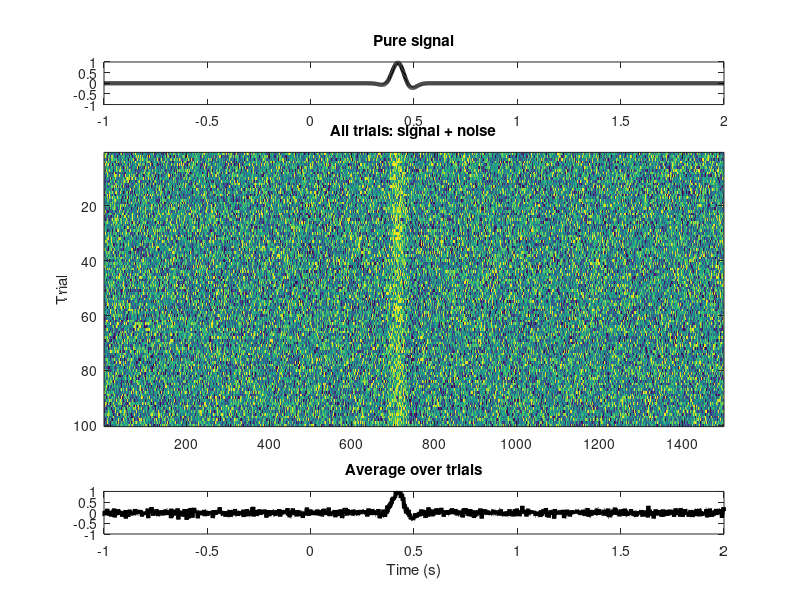

Write the MATLAB code that produced this figure. (Note: this script raises an error after producing the figure.)
%% %%%%%%%%%%%%%%%%%%%%%%%%%%%%%%%%%%%%%%%%%%%%%%%%%%%%%%%%%%%%%%%%%%%%%%%%%%%
%% %%%%%%%%%%%%%%%%%%% Time-domain analyses %%%%%%%%%%%%%%%%%%%%%%%%%%%%%%%%%%
%% %%%%%%%%%%%%%%%%%%%%%%%%%%%%%%%%%%%%%%%%%%%%%%%%%%%%%%%%%%%%%%%%%%%%%%%%%%%


%% The theory of an ERP via simulation

% simulation details
srate   = 500; %sampling rate
time    = -1:1/srate:2; %time vector
ntrials = 100; 
sfreq   =   4.8; % sine wave frequency in Hz
gpeakt  = .43; % peak time of the frequency
gwidth  =  0.1; % gaussian width in seconds. 
% increase = lower time resolution higher freq resolution
noiseamp = 1; % noise standard deviation



% create signal
swave  = cos(2*pi*sfreq*time); % sine wave -> plot(swave)
gausw  = exp( -4*log(2)*(time-gpeakt).^2 / gwidth^2 ); % gaussian dist -> plot(gausw)
signal = swave .* gausw; %taper sine with a gaussian

% create data and multiple channels plus noise
data = repmat(signal,ntrials,1); % similar to for loop we use in chap2.
data = data + noiseamp * randn(ntrials,length(time));
% data + noise standart dev * noise

figure(1), clf
subplot(511)
plot(time,signal,'k','linew',3)
set(gca,'ylim',[-1 1])
title('Pure signal')

subplot(5,1,2:4)
imagesc(data)
set(gca,'clim',[-1 1]*noiseamp*2)
ylabel('Trial')
title('All trials: signal + noise')

subplot(515)
plot(time,mean(data),'k','linew',3)
xlabel('Time (s)')
set(gca,'ylim',[-1 1])
title('Average over trials')

%% Plotting time domain features
clear 
load('v1_laminar.mat')
% pick a channel to plot
chan2plot = 7;

figure(2), clf
subplot(311), hold on

% plot ERP from selected channel (in one line of code!)
plot(timevec, mean(csd(chan2plot,:,:),3),'b','linew',2)
set(gca,'xlim',[-.1 1.3])
title([ 'ERP from channel ' num2str(chan2plot) ])
plot([0 0],get(gca,'ylim'),'k--')
plot([0 0]+.5,get(gca,'ylim'),'k--')
plot(get(gca,'xlim'),[0 0],'k--') 
ylabel('Voltage (\muV)')


% now plot all trials from this channel
subplot(3,1,2:3)
imagesc(timevec,[],squeeze(csd(chan2plot,:,:))')
set(gca,'clim',[-1 1]*1e3,'xlim',[-.1 1.3])
xlabel('Time (s)')
ylabel('Trials')
hold on
plot([0 0],get(gca,'ylim'),'k--','linew',3)
plot([0 0]+.5,get(gca,'ylim'),'k--','linew',3)

% data for all channels

figure(3), clf

% make an image of the ERPs from all channels
contourf(timevec,1:16,squeeze(mean(csd,3)), 40, 'linecolor', 'none')
set(gca,'xlim',[-.1 1.3],'ydir','reverse')
title('Time-by-depth plot')
xlabel('Time (s)'), ylabel('Channel')
hold on
plot([0 0],get(gca,'ylim'),'k--','linew',3)
plot([0 0]+.5,get(gca,'ylim'),'k--','linew',3)

%% Filtering
% reduce data for convenience
data = double(squeeze( csd(7,:,:) ));

% cutoff frequency for low-pass filter
lowcut = 20; % in Hz

%% create and inspect the filter kernel

% filter order
filtord = round( 18 * (lowcut*1000/srate) ); 
% integer multiplied by the number of time points
% 18 is usually appropriate. higher -> better freq resolution but loosing
% time specifity. higher are resulting almost longer kernels than 
% the actual data.

% create filter
filtkern = fir1(filtord,lowcut/(srate/2),'low');

% inspect the filter kernel
% time domain
figure(1), clf
subplot(211)
plot((0:length(filtkern)-1)/srate,filtkern,'k','linew',2)
xlabel('Time (s)')
title('Time domain')

% frequency domain
subplot(212)
hz = linspace(0,srate,length(filtkern));
plot(hz,abs(fft(filtkern)).^2,'ks-','linew',2)
set(gca,'xlim',[0 lowcut*3])
xlabel('Frequency (Hz)'), ylabel('Gain')
title('Frequency domain')

%% Filtering methods
% all methods creates the almost the same output
% option 1: filter the ERP

% extract ERP
erp1 = mean(data,2);

% apply filter
erp1 = filtfilt(filtkern,1,erp1);
% filfilt() is the matlab function that applies the filtering method
% option 2: filter the single trials

erp2 = zeros(size(timevec));

for triali=1:size(data,2)
    erp2 = erp2 + filtfilt(filtkern,1,data(:,triali));
end

% complete the averaging
erp2 = erp2/triali;

% option 3: concatenate

% make one long trial
supertrial = reshape(data,1,[]);

% apply filter
supertrial = filtfilt(filtkern,1,supertrial);

% reshape back and take average
erp3 = reshape(supertrial,size(data));
erp3 = mean(erp3,2);

% plotting the before and after filters
figure(2), clf, hold on

c = 'brk';
s = 'so^';

for i=1:3
    eval([ 'plot(timevec,erp' num2str(i) ',[c(i) s(i) ''-'' ],''linew'',2)' ])
end

xlabel('Time (s)'), ylabel('Voltage (\muV)')
legend({'filter ERP';'filter trials';'filter concat'})

%% Average reference
clear
load('sampleEEGdata.mat');

% initialize new data matrices
[EEG.cardata1,EEG.cardata2] = deal( zeros(size(EEG.data)) );
% deal is helpful to initial multiple variables

% via a double-loop

for triali=1:EEG.trials
    for ti=1:EEG.pnts
        
        % new channel vector is itself minus average over channels
        EEG.cardata1(:,ti,triali) = EEG.data(:,ti,triali) - mean(EEG.data(:,ti,triali));
    end
end

% via bsxfun
% same method but different function
EEG.cardata2 = bsxfun(@minus,EEG.data,mean(EEG.data,1));
% first input: opearation
% second and third input: applying that function on those two data
% compare them 

chan2plot = 'poz';


% convert channel label to index
chanidx = strcmpi({EEG.chanlocs.labels},chan2plot);

figure(1), clf, hold on
h(1) = plot(EEG.times,mean(EEG.data(chanidx,:,:),3),'r');
h(2) = plot(EEG.times,mean(EEG.cardata1(chanidx,:,:),3),'k');
h(3) = plot(EEG.times,mean(EEG.cardata2(chanidx,:,:),3),'b');
% different references should be look the similar. this is the case here.
legend({'Earlobe';'Average (loop)';'Average (bsxfun)'})

% adjust line widths and markers
set(h,'linewidth',2)
set(h(2),'marker','s')

% adjust general plot settings
set(gca,'xlim',[-300 1200])
xlabel('Time (ms)'), ylabel('Voltage (\muV)')

%% Butterfly plot and topo-variance time series
clear
load('sampleEEGdata.mat')

figure(1), clf

% make a butterfly plot
subplot(311)
plot(EEG.times,squeeze(mean(EEG.data,3)),'linew',2)
set(gca,'xlim',[-500 1300])
title('Butterfly plot')
xlabel('Time (s)'), ylabel('Voltage (\muV)')
grid on
title('Earlobe reference')


% compute the average reference

% the fancy way...
data = bsxfun(@minus,EEG.data,mean(EEG.data,1));


subplot(312)
plot(EEG.times,squeeze(mean(data,3)),'linew',2)
set(gca,'xlim',[-500 1300])
title('Butterfly plot')
xlabel('Time (s)'), ylabel('Voltage (\muV)')
grid on
title('Average reference')


% compute the variance time series
% idea behind the plotting varience is being able to show the
% data with only single lines.

% variance for both earlobe and average reference
var_ts_ER = var( mean(EEG.data,3) );
var_ts_AR = var( mean(data,3) );

subplot(313), hold on
plot(EEG.times,var_ts_ER,'rs-','linew',2)
plot(EEG.times,var_ts_AR,'k-','linew',2)

set(gca,'xlim',[-500 1300])
xlabel('Time (s)'), ylabel('Voltage (\muV)')
grid on
title('Topographical variance time series')

%% Topography time series
clear
load('sampleEEGdata.mat')

% time points for topographies
times2plot = -200:50:800; % in ms

% convert to indices
tidx = zeros(size(times2plot));
for i=1:length(tidx)
    [~,tidx(i)] = min(abs( EEG.times-times2plot(i) ));
end

% or:
% similar to the upper method but upper is faster!
tidx = dsearchn(EEG.times',times2plot'); % they shoud be all column vectors

%topoplot time series at exact time point

figure(1), clf

% optional: redo with average reference
%EEG.data = bsxfun(@minus, EEG.data, mean(EEG.data,1));
% overall amplitudes are lower so color rescaling is neccasary


% define subplot geometry
subgeomR = ceil(sqrt(length(tidx))); % this is basically for our figure
subgeomC = ceil(length(tidx)/subgeomR); % predifining how many row and column
% we need in the figure

for i=1:length(tidx)
    subplot( subgeomR,subgeomC,i )
    topoplotIndie( mean(EEG.data(:,tidx(i),:),3),EEG.chanlocs );
    % we can also create the ERP before the loop than specify time
    % indices within that erp. which will be faster
    set(gca,'clim',[-1 1]*10)
    title([ num2str(times2plot(i)) ' ms' ])
end

% topoplot time series at average around time point
% individual time points are little bit noisy.
% so we should average in a time point window
% for example for time 50ms we choose a window between 40-60 ms and
% take average of it

% window size
twin = 10; % in ms; half of window 
% it is in ms because we take ratio of it compared to sampling rate

% convert to indices
twinidx = round(twin/(1000/EEG.srate));

figure(2), clf
for i=1:length(tidx)
    subplot( subgeomR,subgeomC,i )
    
    % time points to average together
    times2ave = tidx(i)-twinidx : tidx(i)+twinidx;
    
    % draw the topomap
    topoplotIndie( mean(mean(EEG.data(:,times2ave,:),3),2),EEG.chanlocs,'electrodes','off','numcontour',0 );
    set(gca,'clim',[-1 1]*10) % important for showing all topos in the same color limits
    title([ num2str(times2plot(i)) ' ms' ])
end


%% Important note: Some analysis methods are sensitive to some filters like
% in the chap 3 project2 solutions. peak selection differs because of the
% filter. Choosing more robust parameters are highly important 
% (e.g.,narrower time windows)